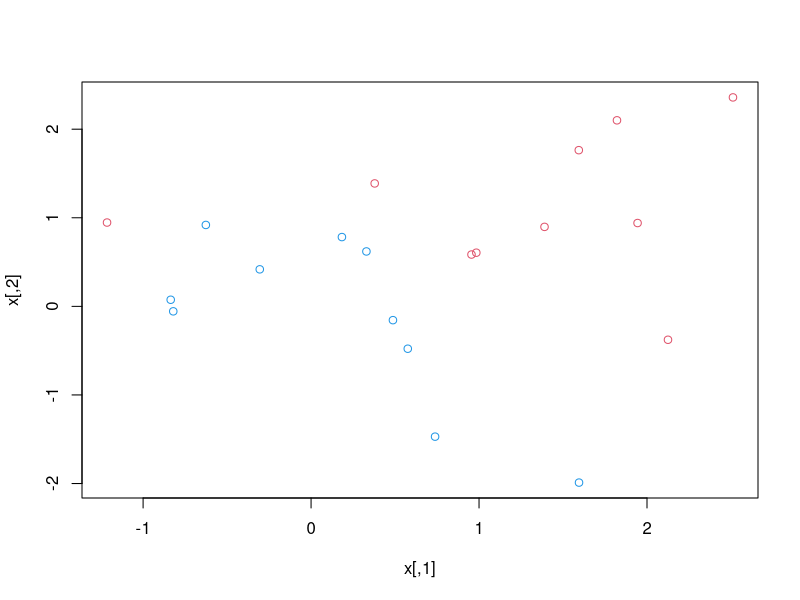
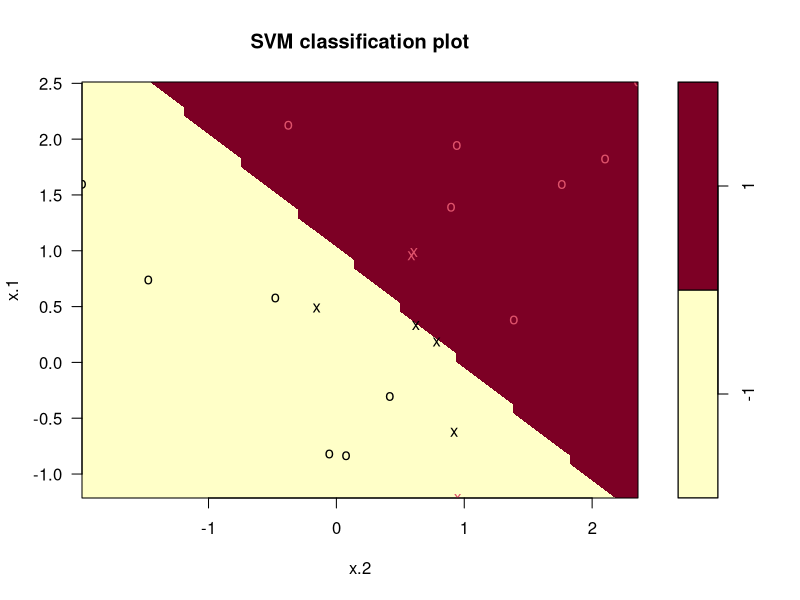
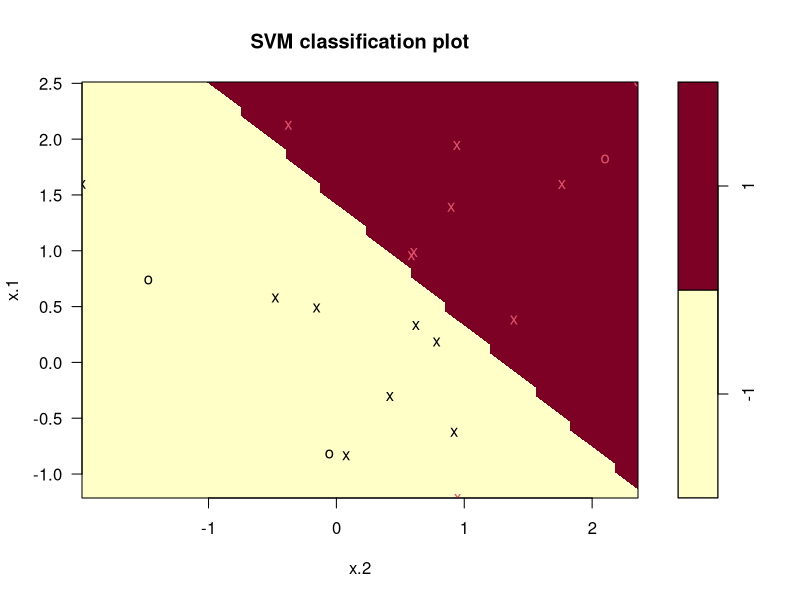
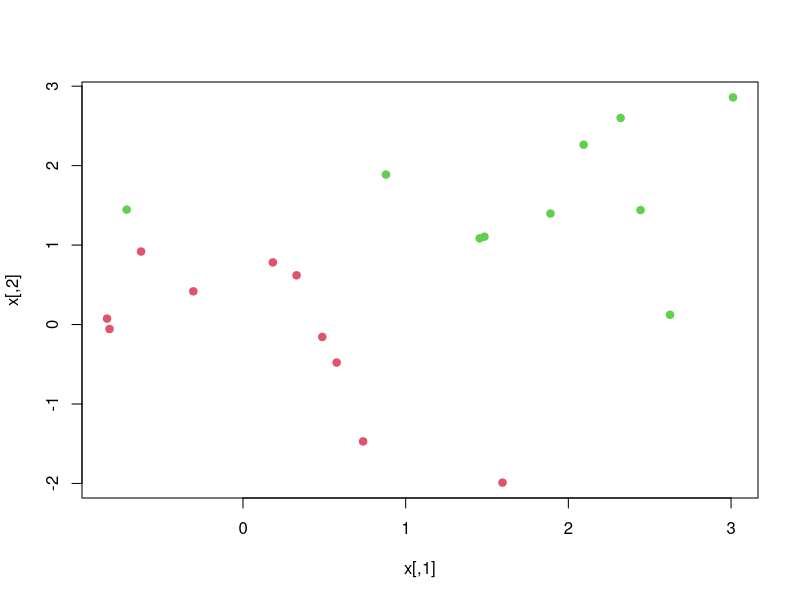
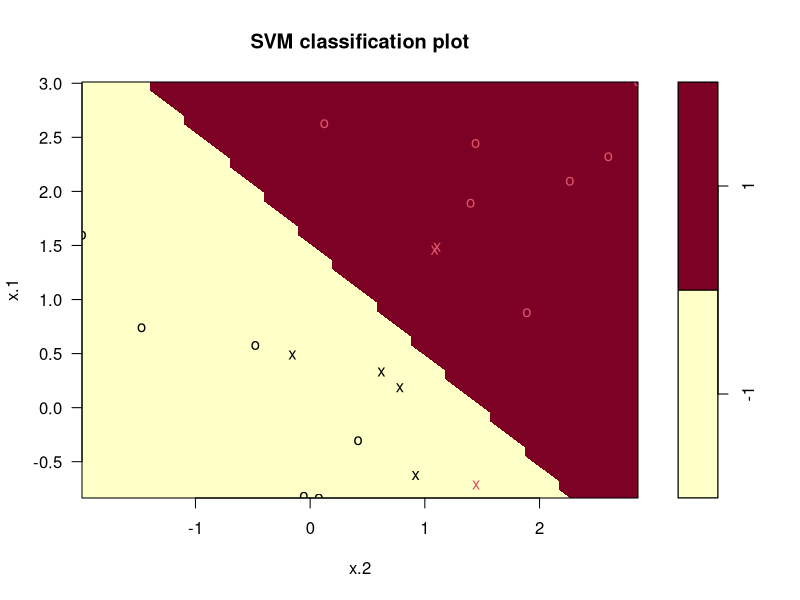

Write R code to recreate these figures, in order.
## ---- chunk 1
knitr::opts_chunk$set(echo = TRUE)
## ---- chunk 2
set.seed(1)
x=matrix(rnorm (20*2), ncol=2)
y=c(rep(-1,10), rep(1,10))
x[y==1,]=x[y==1,] + 1
plot(x, col=(3-y))
## ---- chunk 3
dat=data.frame(x=x, y=as.factor(y))
library(e1071)
svmfit=svm(y~., data=dat , kernel ="linear", cost=10, scale=FALSE)
## ---- chunk 4
plot(svmfit , dat)
## ---- chunk 5
svmfit$index
summary(svmfit)
## ---- chunk 6
svmfit=svm(y~., data=dat , kernel ="linear", cost =0.1,
  scale=FALSE)
plot(svmfit , dat)
## ---- chunk 7
svmfit$index

## ---- chunk 8
set.seed(1)
tune.out=tune(svm ,y~.,data=dat ,kernel ="linear",
  ranges=list(cost=c (0.001, 0.01, 0.1, 1,5,10,100) ))
summary(tune.out)
## ---- chunk 9
best.mod = tune.out$best.model
summary(best.mod)
## ---- chunk 10
xtest=matrix(rnorm (20*2) , ncol=2)
ytest=sample (c(-1,1), 20, rep=TRUE)
xtest[ytest==1,]= xtest[ytest==1,] + 1
testdat=data.frame(x= xtest , y=as.factor(ytest))
## ---- chunk 11
ypred=predict(best.mod ,testdat)
table(predict = ypred , truth=testdat$y)
mean(ypred == testdat$y)
## ---- chunk 12
dat=data.frame(x=x,y=as.factor(y))
svmfit=svm(y~., data=dat , kernel ="linear", cost=1e5)
summary(svmfit)
## ---- chunk 13
x[y==1,]=x[y==1,]+0.5
plot(x, col=(y+5)/2, pch =19)

## ---- chunk 14
dat=data.frame(x=x,y=as.factor(y))
svmfit=svm(y~., data=dat , kernel ="linear", cost=1e5)
summary(svmfit)
## ---- chunk 15
xtest=matrix(rnorm (20*2) , ncol=2)
ytest=sample (c(-1,1), 20, rep=TRUE)
xtest[ytest==1,]= xtest[ytest==1,] + 1
testdat=data.frame(x= xtest , y=as.factor(ytest))
ypred=predict(svmfit ,testdat)
table(predict = ypred , truth=testdat$y)
mean(ypred == testdat$y)
## ---- chunk 16
svmfit=svm(y~., data=dat , kernel ="linear", cost=1)
summary(svmfit)
## ---- chunk 17
plot(svmfit ,dat)
## ---- chunk 18
xtest=matrix(rnorm (20*2) , ncol=2)
ytest=sample (c(-1,1), 20, rep=TRUE)
xtest[ytest==1,]= xtest[ytest==1,] + 1
testdat=data.frame(x= xtest , y=as.factor(ytest))
ypred=predict(svmfit ,testdat)
table(predict = ypred , truth=testdat$y)
mean(ypred == testdat$y)
## ---- chunk 19

